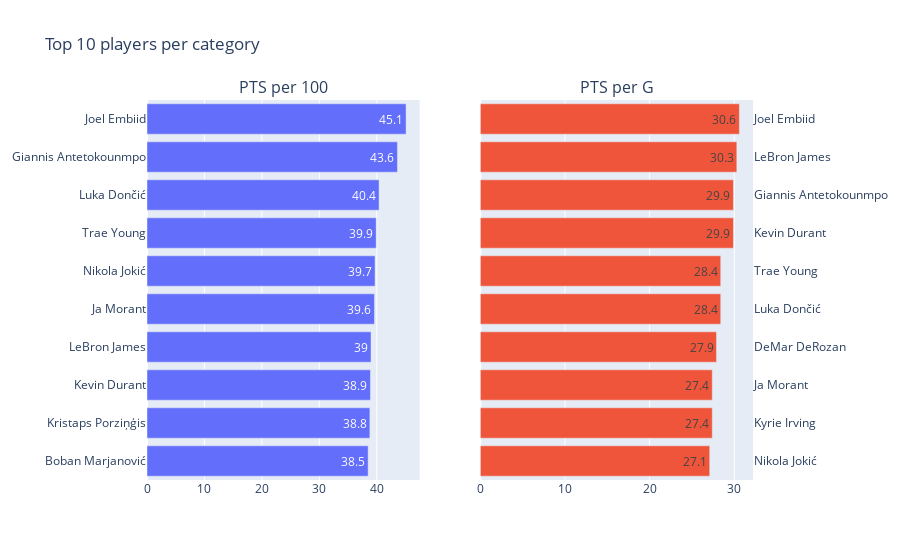

Notebook code cell kept with this figure:
### Code cell
x1 = get_10_per_category(per100, 'PTS')
x2 = get_10_per_category(perG, 'PTS')

fig = make_subplots(rows=1, cols=2, subplot_titles=('PTS per 100', 'PTS per G'))
fig.add_trace(go.Bar(x=x1.PTS, y=x1.Player, orientation='h', text=x1.PTS), row=1, col=1)
fig.add_trace(go.Bar(x=x2.PTS, y=x2.Player, orientation='h', text=x2.PTS), row=1, col=2)
fig.update_yaxes(autorange="reversed")
fig.update_yaxes(side="right", row=1, col=2)
fig.update_layout(title='Top 10 players per category', showlegend=False)
fig.show()

### Figure 1 — Plotly figure (JSON) as saved in the notebook; plotly's stock layout.template omitted (floating-point values rounded to 4 significant figures)
{"data": [{"orientation": "h", "text": [45.1, 43.6, 40.4, 39.9, 39.7, 39.6, 39, 38.9, 38.8, 38.5], "type": "bar", "x": [45.1, 43.6, 40.4, 39.9, 39.7, 39.6, 39, 38.9, 38.8, 38.5], "xaxis": "x", "y": ["Joel Embiid", "Giannis Antetokounmpo", "Luka Dončić", "Trae Young", "Nikola Jokić", "Ja Morant", "LeBron James", "Kevin Durant", "Kristaps Porziņģis", "Boban Marjanović"], "yaxis": "y"}, {"orientation": "h", "text": [30.6, 30.3, 29.9, 29.9, 28.4, 28.4, 27.9, 27.4, 27.4, 27.1], "type": "bar", "x": [30.6, 30.3, 29.9, 29.9, 28.4, 28.4, 27.9, 27.4, 27.4, 27.1], "xaxis": "x2", "y": ["Joel Embiid", "LeBron James", "Giannis Antetokounmpo", "Kevin Durant", "Trae Young", "Luka Dončić", "DeMar DeRozan", "Ja Morant", "Kyrie Irving", "Nikola Jokić"], "yaxis": "y2"}], "layout": {"annotations": [{"font": {"size": 16}, "showarrow": false, "text": "PTS per 100", "x": 0.225, "xanchor": "center", "xref": "paper", "y": 1, "yanchor": "bottom", "yref": "paper"}, {"font": {"size": 16}, "showarrow": false, "text": "PTS per G", "x": 0.775, "xanchor": "center", "xref": "paper", "y": 1, "yanchor": "bottom", "yref": "paper"}], "showlegend": false, "title": {"text": "Top 10 players per category"}, "xaxis": {"anchor": "y", "domain": [0, 0.45]}, "xaxis2": {"anchor": "y2", "domain": [0.55, 1]}, "yaxis": {"anchor": "x", "autorange": "reversed", "domain": [0, 1]}, "yaxis2": {"anchor": "x2", "autorange": "reversed", "domain": [0, 1], "side": "right"}}}
